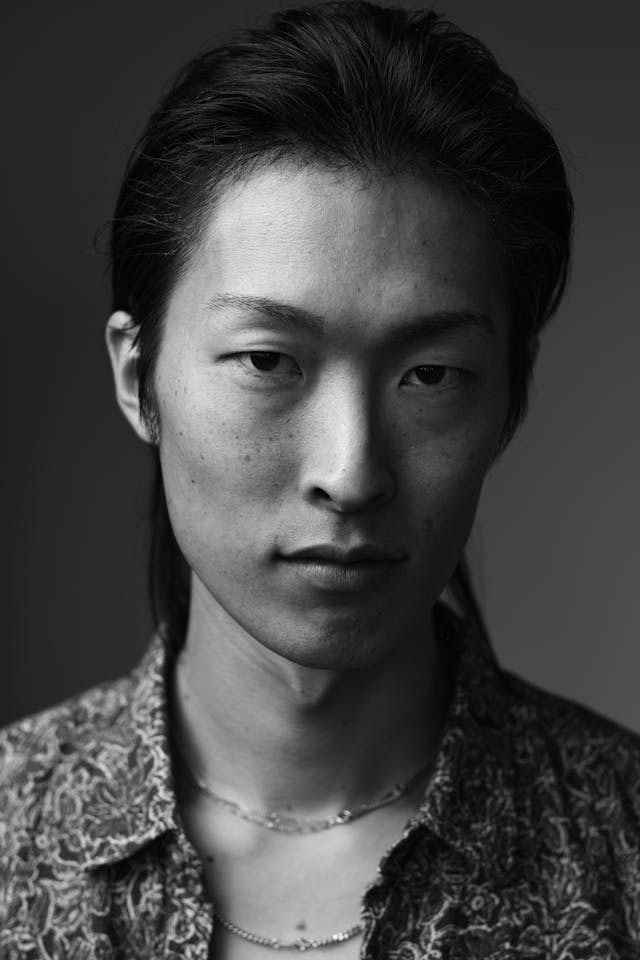
#> input picture images/hao-peng.jpg, 640 x 960 px
$ jupyter execute test2.ipynb
#> lines starting #> are read from the running program, lines starting #| are printed output that depends on the picture; after the words box and inside, x2 and y2 are one past the last pixel; in counts of white or black regions, pixels touching at a corner belong together
# 실습 2 귀여운 눈 덮어 씌우기

## 1. 원하는 사람 이미지에서 눈을 찾아서

[cell 1]
import cv2

eye_cascade = cv2.CascadeClassifier("../cascade/haarcascade_eye.xml")

img = cv2.imread("../images/hao-peng.jpg")
#> img is the input picture: shape (960, 640, 3); min 0, max 255, mean 66.8
coppied = cv2.resize(img, None, fx=0.7, fy=0.7)
cv2.imshow("img", coppied)
cv2.waitKey(0)
cv2.destroyAllWindows()

[cell 2]
import cv2

eye_cascade = cv2.CascadeClassifier("../cascade/haarcascade_eye.xml")

img = cv2.imread("../images/hao-peng.jpg")
coppied = cv2.resize(img, None, fx=0.7, fy=0.7)
cv2.imshow("img", coppied)
cv2.waitKey(0)
cv2.destroyAllWindows()

[cell 3]
import cv2

eye_cascade = cv2.CascadeClassifier("../cascade/haarcascade_eye.xml")

img = cv2.imread("../images/hao-peng.jpg")
coppied = cv2.resize(img, None, fx=0.7, fy=0.7)
gray = cv2.cvtColor(coppied, cv2.COLOR_BGR2GRAY)
eyes = eye_cascade.detectMultiScale(
    gray, scaleFactor=1.1, minNeighbors=5, minSize=(20, 20))
#> eyes = [[267, 235, 58, 58], [144, 218, 76, 76]]

for x,y,w,h in eyes:
  cv2.rectangle(coppied,(x,y),(x+w,y+h),(125,45,87),2,cv2.LINE_AA)
#> this loop made 2 passes
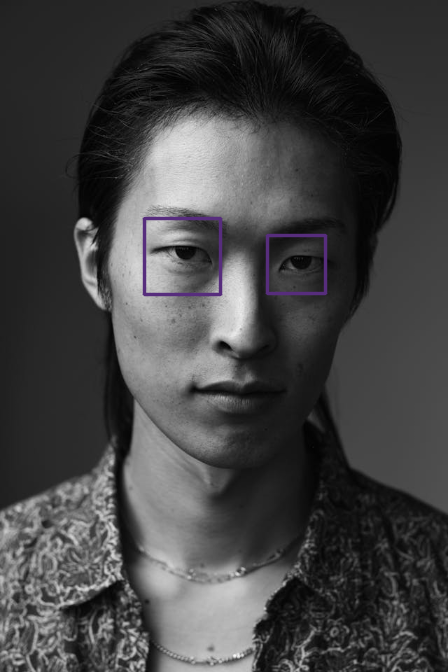
#> coppied: shape (672, 448, 3); mean B, G, R 66.9, 66.5, 66.7

cv2.imshow("img", coppied)
cv2.waitKey(0)
cv2.destroyAllWindows()

[cell 4]
import cv2

eye_cascade = cv2.CascadeClassifier("../cascade/haarcascade_eye.xml")

img = cv2.imread("../images/hao-peng.jpg")
eye_img = cv2.imread("../images/left_eye.jpg")
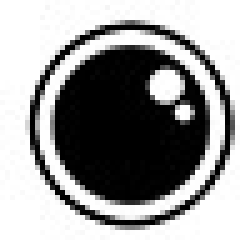
#> input picture images/left_eye.jpg, 50 x 50 px (shown 5 times larger)
#> eye_img is the input picture: shape (50, 50, 3); min 0, max 255, mean 159.6

gray = cv2.cvtColor(img, cv2.COLOR_BGR2GRAY)
#> gray: shape (960, 640)
eyes = eye_cascade.detectMultiScale(
    gray, scaleFactor=1.1, minNeighbors=10, minSize=(20, 20))
#> eyes = [[332, 804, 26, 26], [383, 340, 75, 75]]

for x, y, w, h in eyes:
    cv2.rectangle(img, (x, y), (x+w, y+h), (255, 255, 255), 2, cv2.LINE_AA)
#> this loop made 2 passes
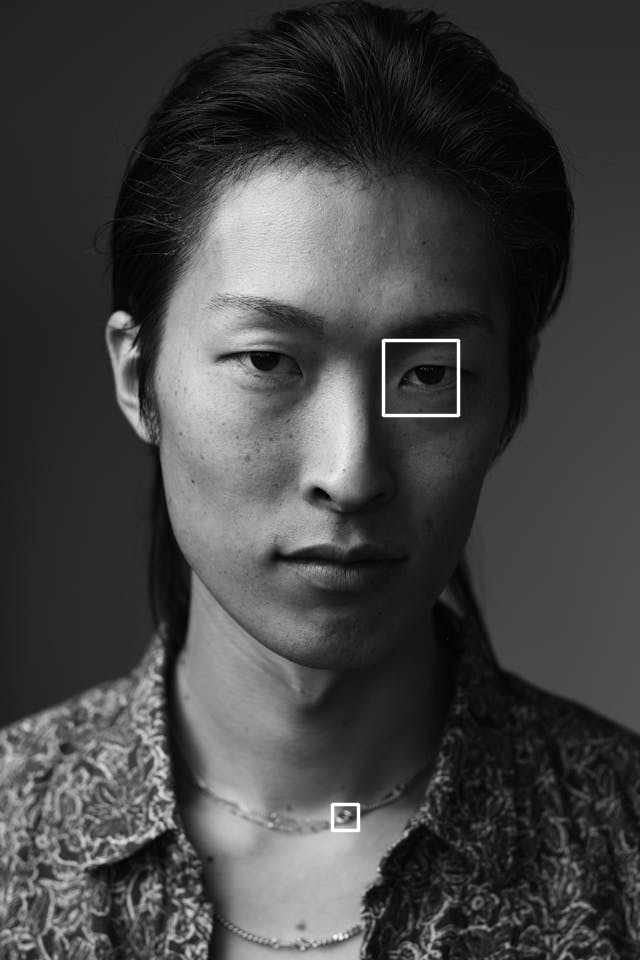
#> img: shape (960, 640, 3); 0.33% of pixels changed, all inside (x1, y1, x2, y2) = (330, 338, 461, 833)
    # coppied = cv2.resize(eye_img, (w, h))
    # img[y:y+h, x:x+w] = coppied

cv2.imshow("img", img)
cv2.waitKey(0)
cv2.destroyAllWindows()

## 2. 해당 영역에 귀여운 눈을 덮어 씌워보기

[cell 5]
import cv2

eye_cascade = cv2.CascadeClassifier("../cascade/haarcascade_eye.xml")

img = cv2.imread("../images/hao-peng.jpg")
coppied = cv2.resize(img, None, fx=0.7, fy=0.7)
leye_img = cv2.imread("../images/left_eye.jpg")
reye_img = cv2.imread("../images/right_eye.jpg")
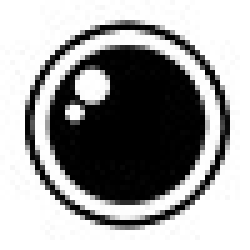
#> input picture images/right_eye.jpg, 50 x 50 px (shown 5 times larger)
#> reye_img is the input picture: shape (50, 50, 3); min 0, max 255, mean 159.3
gray = cv2.cvtColor(coppied, cv2.COLOR_BGR2GRAY)
eyes = eye_cascade.detectMultiScale(
    gray, scaleFactor=1.1, minNeighbors=5, minSize=(20, 20))
#> eyes = [[267, 235, 58, 58], [144, 218, 76, 76]]

for x, y, w, h in eyes:
    # cv2.rectangle(coppied, (x, y), (x+w, y+h), (125, 45, 87), 2, cv2.LINE_AA)
    # print((x+w)*(y+h))
    leye_img_coppied = cv2.resize(leye_img, (w, h))
    reye_img_coppied = cv2.resize(reye_img, (w, h))
    if (x+w)*(y+h) > 90000:
        coppied[y:y+h, x:x+w] = leye_img_coppied
    else:
        coppied[y:y+h, x:x+w] = reye_img_coppied
#> this loop made 2 passes
#> pass 1, `leye_img_coppied = cv2.resize(leye_img, (w, h))`:
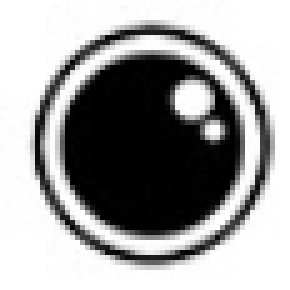
#> leye_img_coppied: shape (58, 58, 3) (shown 5 times larger); min 0, max 255, mean 159.3
#> pass 1, `reye_img_coppied = cv2.resize(reye_img, (w, h))`:
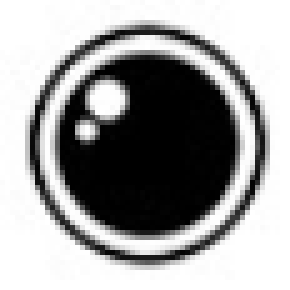
#> reye_img_coppied: shape (58, 58, 3) (shown 5 times larger); min 0, max 255, mean 158.9
#> pass 2, `leye_img_coppied = cv2.resize(leye_img, (w, h))`:
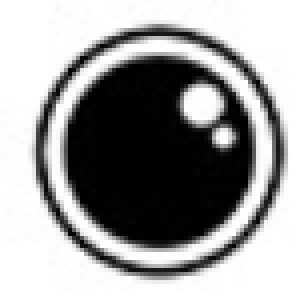
#> leye_img_coppied: shape (76, 76, 3) (shown 4 times larger); min 0, max 255, mean 159.5
#> pass 2, `reye_img_coppied = cv2.resize(reye_img, (w, h))`:
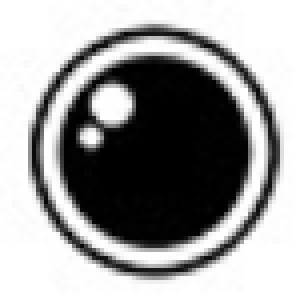
#> reye_img_coppied: shape (76, 76, 3) (shown 4 times larger); min 0, max 255, mean 159.2
#> after the loop:
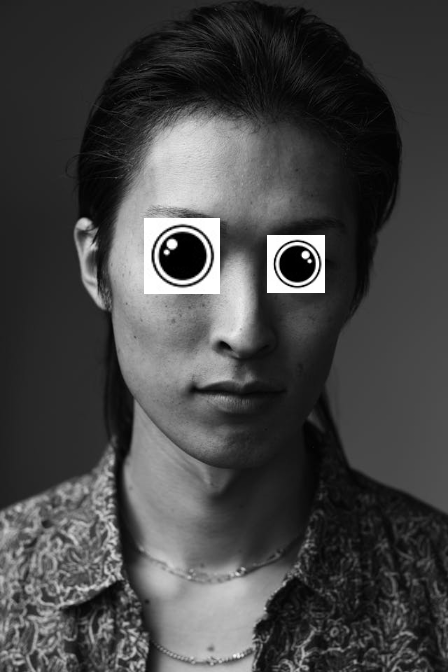
#> coppied: shape (672, 448, 3); min 0, max 255, mean 68.9

cv2.imshow("img", coppied)
cv2.waitKey(0)
cv2.destroyAllWindows()

[cell 6]
import cv2

eye_cascade = cv2.CascadeClassifier("../cascade/haarcascade_eye.xml")

img = cv2.imread("../images/hao-peng.jpg")
coppied = cv2.resize(img, None, fx=0.7, fy=0.7)
eye_images = [cv2.imread("../images/left_eye.jpg"),
              cv2.imread("../images/right_eye.jpg")]
gray = cv2.cvtColor(coppied, cv2.COLOR_BGR2GRAY)
eyes = eye_cascade.detectMultiScale(
    gray, scaleFactor=1.1, minNeighbors=5, minSize=(20, 20))

# 눈 영역을 크기 순으로 정렬
eyes = sorted(eyes, key=lambda x: x[2] * x[3])

# 가장 큰 눈 영역에 첫 번째 눈 이미지, 나머지 눈 영역에 두 번째 눈 이미지 적용
for i, (x, y, w, h) in enumerate(eyes):
    eye_resized = cv2.resize(eye_images[i % len(eye_images)], (w, h))
    coppied[y:y+h, x:x+w] = eye_resized

cv2.imshow("img", coppied)
cv2.waitKey(0)
cv2.destroyAllWindows()

## 리더님 코드

[cell 7]
import cv2
import numpy as np

eye_cascade = cv2.CascadeClassifier("../cascade/haarcascade_eye.xml")

img = cv2.imread("../images/hao-peng.jpg")
coppied = cv2.resize(img, None, fx=0.7, fy=0.7)
eye_images = [cv2.imread("../images/left_eye.jpg"),
              cv2.imread("../images/right_eye.jpg")]
gray = cv2.cvtColor(coppied, cv2.COLOR_BGR2GRAY)
eyes = eye_cascade.detectMultiScale(
    gray, scaleFactor=1.1, minNeighbors=5, minSize=(20, 20))

indices = np.argsort(eyes[:, 0])
#> indices = [1, 0]
sorted_eyes = eyes[indices]
#> sorted_eyes = [[144, 218, 76, 76], [267, 235, 58, 58]]

for i, (x, y, w, h) in enumerate(sorted_eyes):
    # cv2.rectangle(coppied, (x, y), (x+w, y+h), (125, 45, 87), 2, cv2.LINE_AA)

    if i % 2 == 0:
        eye = cv2.resize(eye_images[0], (w, h))
    else:
        eye = cv2.resize(eye_images[1], (w, h))
    coppied[y:y+h, x:x+w] = eye
#> this loop made 2 passes
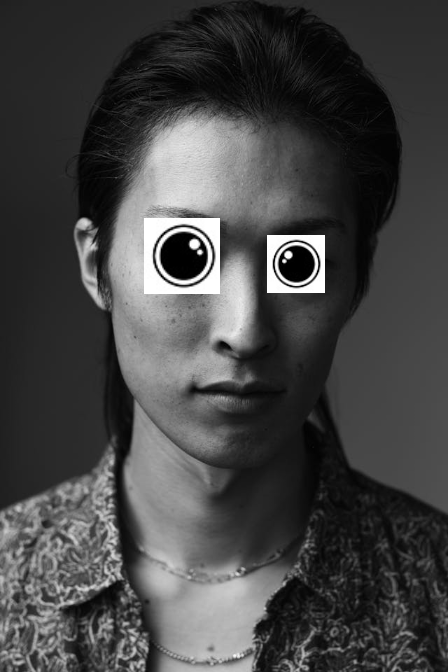
#> coppied: shape (672, 448, 3); min 0, max 255, mean 68.9

cv2.imshow("img", coppied)
cv2.waitKey(0)
cv2.destroyAllWindows()
